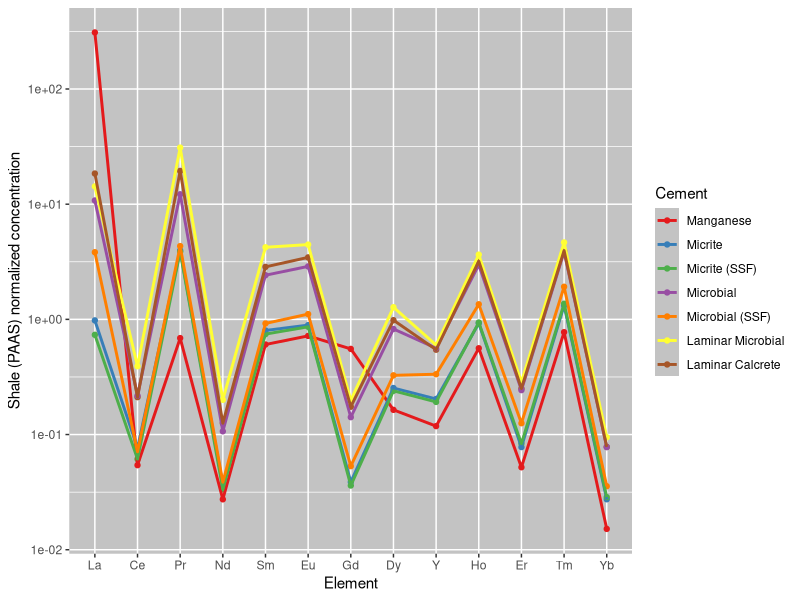
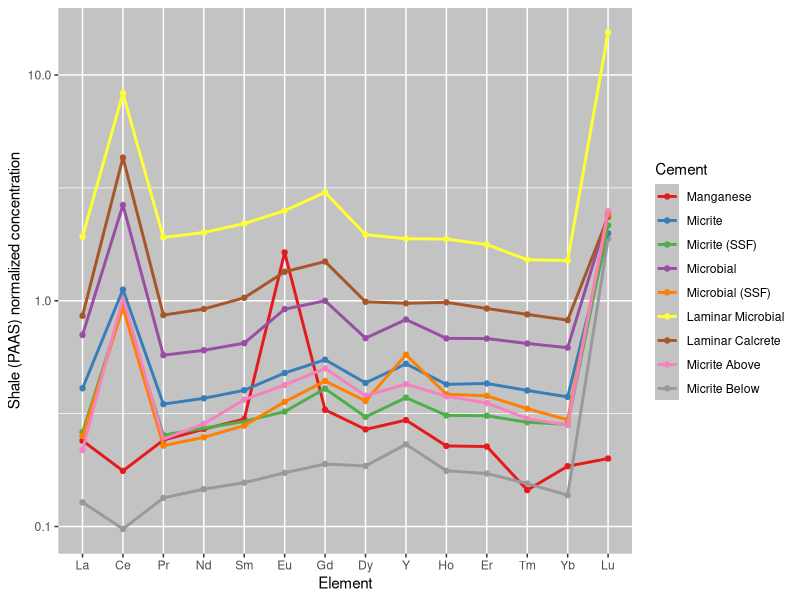
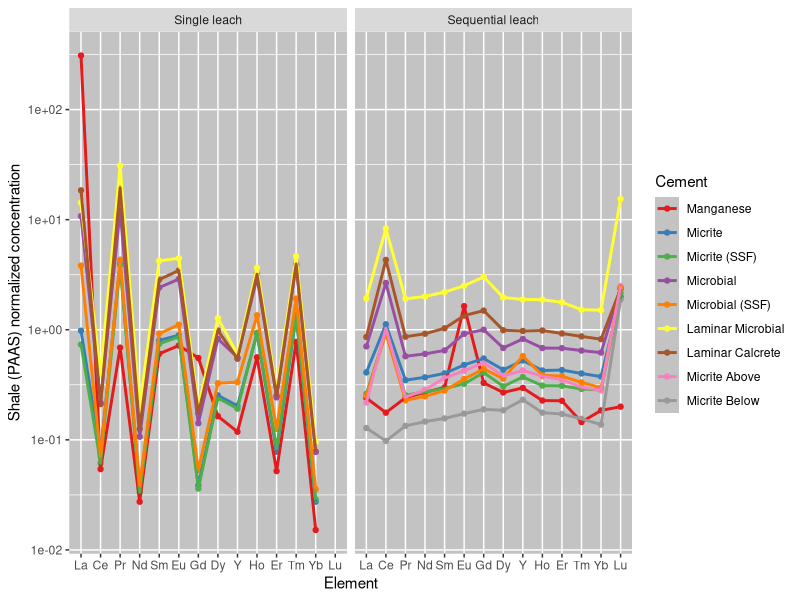
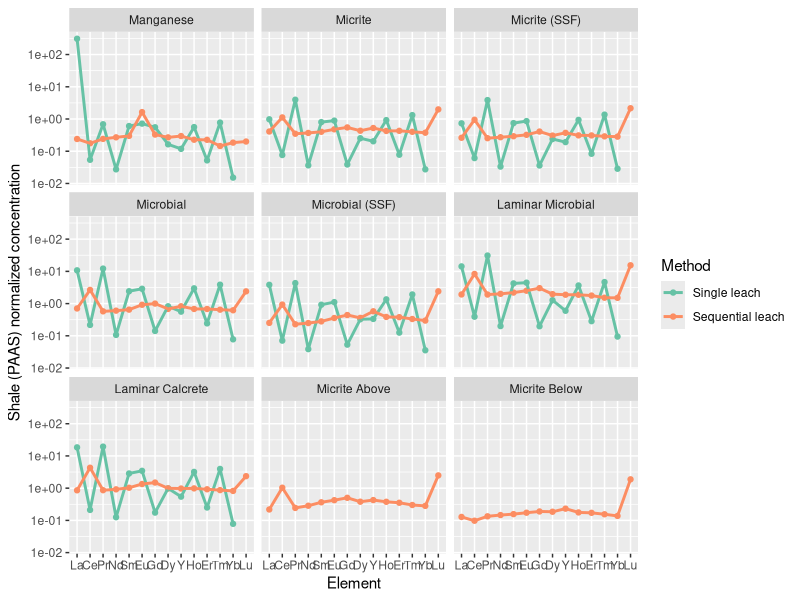
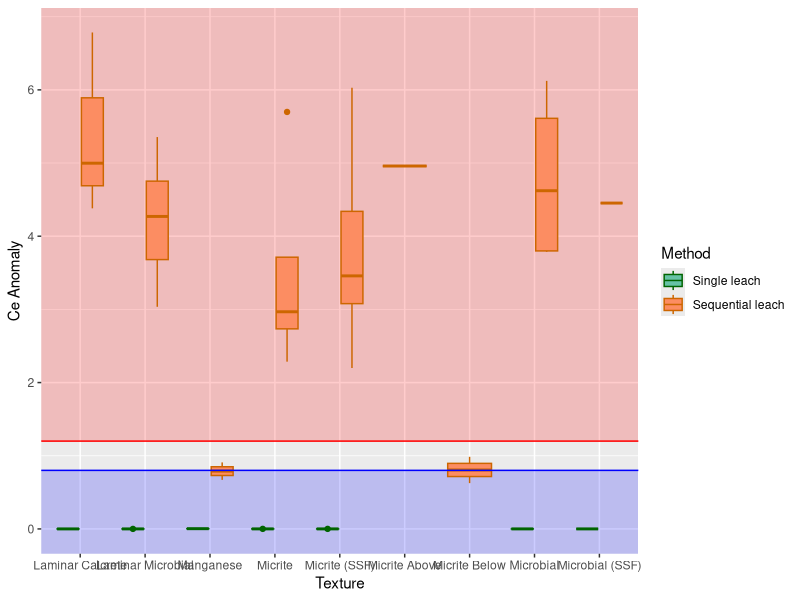
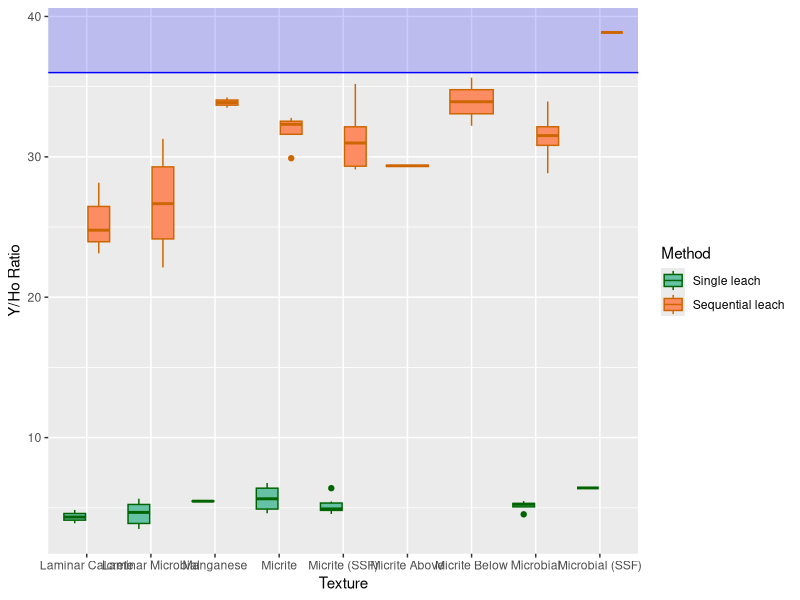
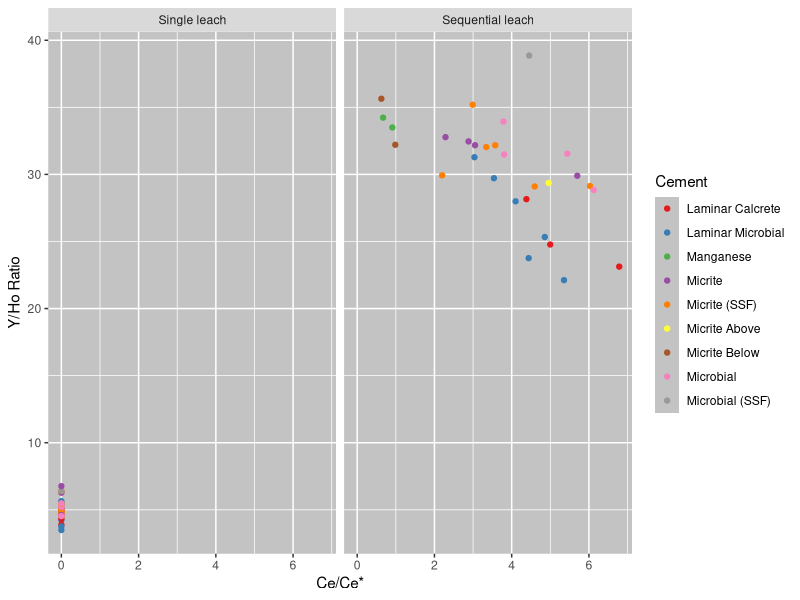
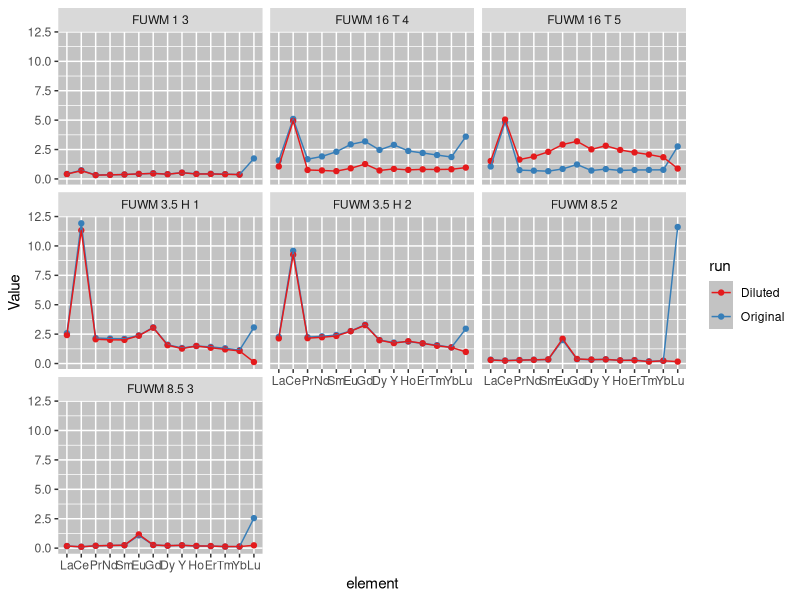

The R script that drew these images, in order:
## ---- chunk 1
knitr::opts_chunk$set(echo = TRUE)
library(tidyverse) #for working with data
library(readxl) #for importing excel sheets
## ---- chunk 2
orig_data <- read_xlsx("ree_data_r.xlsx", 1) #data from single leach
rerun_data <- read_xlsx("jan2024 data.xlsx",4) #data for sequential leach
dil_data <- read_xlsx("jan2024 data DILUTED.xlsx",4) #data for diluted seq leach rerun
cement_data <- read_excel("ree_data_r.xlsx", 2) #cement type data for all samples
## ---- chunk 3
#rename columns to just element
orig_data <- orig_data %>%
  rename(Sample = 1, Na = 2, Mg  = 3, K = 4, Ca = 5, V = 6, Cr = 7, Fe = 8, Mn = 9, Cu = 10, Zn = 11, Rb = 12, Sr = 13, Y = 14, Mo = 15, Ba = 16, La = 17, Ce = 18, Pr = 19, Nd = 20, Sm = 21, Eu = 22, Gd = 23, Dy = 24, Ho = 25, Er = 26, Tm = 27, Yb = 28, Lu = 29, Pb = 30, U = 31)

rerun_data <- rerun_data[-1,] %>% #removes first line with no values
  rename(Sample = 1, Na = 2, Mg  = 3, K = 4, Ca = 5, V = 6, Cr = 7, Fe = 8, Mn = 9, Cu = 10, Zn = 11, Rb = 12, Sr = 13, Y = 14, Mo = 15, Ba = 16, La = 17, Ce = 18, Pr = 19, Nd = 20, Sm = 21, Eu = 22, Gd = 23, Dy = 24, Ho = 25, Er = 26, Tm = 27, Yb = 28, Lu = 29, Pb = 30, U = 31)

dil_data <- dil_data[-1,] %>% #removes first line with no values
  rename(Sample = 1, Na = 2, Mg  = 3, K = 4, Ca = 5, V = 6, Cr = 7, Fe = 8, Mn = 9, Cu = 10, Zn = 11, Rb = 12, Sr = 13, Y = 14, Mo = 15, Ba = 16, La = 17, Ce = 18, Pr = 19, Nd = 20, Sm = 21, Eu = 22, Gd = 23, Dy = 24, Ho = 25, Er = 26, Tm = 27, Yb = 28, Lu = 29, Pb = 30, U = 31)

all_rerun <- bind_rows(rerun_data, dil_data) %>% #combine both seq leach datasets
  mutate_at(2:31, as.numeric) #convert data from character to numeric
## ---- chunk 4
replic_label <- function(data) {
  data %>%
  mutate(Sample_group = case_when( #add new column for grouping replicates by sample name
   str_detect(Sample, " 1 3") == TRUE ~ "FUWM 1 3",
   str_detect(Sample, " 3.5 H 1") == TRUE ~ "FUWM 3.5 H 1",
   str_detect(Sample, " 3.5 H 2") == TRUE ~ "FUWM 3.5 H 2",
   str_detect(Sample, " 8.5 2") == TRUE ~ "FUWM 8.5 2",
   str_detect(Sample, " 8.5 3") == TRUE ~ "FUWM 8.5 3",
   str_detect(Sample, " 16 T 4") == TRUE ~ "FUWM 16 T 4",
   str_detect(Sample, " 16 T 5") == TRUE ~ "FUWM 16 T 5",
   .default = NA
  )) %>%
  mutate(run = case_when(str_detect(Sample, "dil") == TRUE ~ "Diluted", .default = "Original")) #add new column to label diluted replicates and original replicates
}
## ---- chunk 5
dil_remove <- function(data) {
  data %>%
    filter(is.na(Sample_group) | run == "Diluted") #keeps rows that are either from single leach or the diluted sequential run
}
## ---- chunk 6
attach(orig_data)
orig_normalize <- orig_data %>%
  select("Sample", "La", "Ce", "Pr", "Nd", "Sm", "Eu", "Gd", "Dy", "Y", "Ho", "Er", "Tm", "Yb", "Lu") %>% #filter out non REY elements
  mutate(La = La/44.56, Ce = Ce/88.25, Pr = Pr/10.15, Nd = Nd/37.32, Sm = Sm/6.884, Eu = Eu/1.215, Gd = Gd/6.043, Dy = Dy/5.325, Y = Y/27.31, Ho = Ho/1.052, Er = Er/3.075, Tm = Tm/0.4510, Yb = Yb/3.012, Lu = Lu/0.4386) %>% #normalize values using PAAS data from Pourmand et al. 2012
    select("Sample", "La", "Ce", "Pr", "Nd", "Sm", "Eu", "Gd", "Dy", "Y", "Ho", "Er", "Tm", "Yb", "Lu") %>% #filter out non normalized values
  left_join(cement_data, by = c("Sample" = "Sample")) %>% #attach cement to each observation 
mutate(Lu = NA) #Lu was not detected, change 0 to NA 


orig_normal <- data.frame(t(orig_normalize[2:15]))#transpose and remove first row containing sample names and cement row
colnames(orig_normal) <- orig_data$Sample #rename column names with sample names
orig_normal <- tibble::rownames_to_column(orig_normal, "element") %>%
  mutate(element = fct_inorder(element)) %>% #order elements
  pivot_longer(-element, names_to = "Sample", values_to = "Value") %>% #pivot data to have each element value as observation
  left_join(cement_data, by = c("Sample" = "Sample")) #attach cement to each observation
## ---- chunk 7
attach(all_rerun)
normalize <- all_rerun %>%
  select("Sample", "La", "Ce", "Pr", "Nd", "Sm", "Eu", "Gd", "Dy", "Y", "Ho", "Er", "Tm", "Yb", "Lu") %>% #filter out non REY elements
  mutate(La = La/44.56, Ce = Ce/88.25, Pr = Pr/10.15, Nd = Nd/37.32, Sm = Sm/6.884, Eu = Eu/1.215, Gd = Gd/6.043, Dy = Dy/5.325, Y = Y/27.31, Ho = Ho/1.052, Er = Er/3.075, Tm = Tm/0.4510, Yb = Yb/3.012, Lu = Lu/0.4386) %>% #normalize values using PAAS data from Pourmand et al. 2012
    select("Sample", "La", "Ce", "Pr", "Nd", "Sm", "Eu", "Gd", "Dy", "Y", "Ho", "Er", "Tm", "Yb", "Lu") %>% #filter out non normalized values
  left_join(cement_data, by = c("Sample" = "Sample")) %>% #attach cement to each observation
  replic_label()

normal <- data.frame(t(normalize[2:15]))#transpose and remove first row containing sample names and cement row
colnames(normal) <- all_rerun$Sample #rename column names with sample names
normal <- tibble::rownames_to_column(normal, "element") %>%
  mutate(element = fct_inorder(element)) %>% #order elements
  pivot_longer(-element, names_to = "Sample", values_to = "Value") %>% #pivot data to have each element value as observation
  left_join(cement_data, by = c("Sample" = "Sample"))  %>%
#attach cement to each observation 
  replic_label()
## ---- chunk 8
#calculate anomalies, formulas from Tostevin et al. 2016
orig_anomaly <- orig_normalize %>%
  mutate(
    Ce_anomaly = Ce/(Pr^2/Nd),
    Y_Ho_ratio = orig_data$Y/orig_data$Ho,
    Eu_anomaly = (2*Eu)/(Sm  + Gd),
    BSI = (2*(Sm + Gd + Dy)/3)/((La +Pr + Nd)/3+(Ho + Er +Tm +Yb +Lu)/5))

#generate summary statistics
orig_anomaly_summ <- orig_anomaly %>%
  group_by(Cement) %>%
  summarise(
    Ce_mean = mean(Ce_anomaly),
    Ce_sd = sd(Ce_anomaly),
    Ce_max = max(Ce_anomaly),
    Ce_min = min(Ce_anomaly),
    YH_mean = mean(Y_Ho_ratio),
    YH_sd = sd(Y_Ho_ratio),
    YH_max = max(Y_Ho_ratio),
    YH_min = min(Y_Ho_ratio),
    Eu_mean = mean(Eu_anomaly),
    Eu_sd = sd(Eu_anomaly),
    Eu_max = max(Eu_anomaly),
    Eu_min = min(Eu_anomaly),
    BSI_mean = mean(BSI),
    BSI_sd = sd(BSI),
    BSI_max = max(BSI),
    BSI_min = min(BSI)
  )
## ---- chunk 9
#calculate anomalies, formulas from Tostevin et al. 2016
anomaly <- normalize %>%
  mutate(
    Ce_anomaly = Ce/(Pr^2/Nd),
    Y_Ho_ratio = all_rerun$Y/all_rerun$Ho,
    Eu_anomaly = (2*Eu)/(Sm  + Gd),
    BSI = (2*(Sm + Gd + Dy)/3)/((La +Pr + Nd)/3+(Ho + Er +Tm +Yb +Lu)/5)) %>%
  dil_remove()

#generate summary statistics
anomaly_summ <- anomaly %>%
  group_by(Cement) %>%
  summarise(
    Ce_mean = mean(Ce_anomaly),
    Ce_sd = sd(Ce_anomaly),
    Ce_max = max(Ce_anomaly),
    Ce_min = min(Ce_anomaly),
    YH_mean = mean(Y_Ho_ratio),
    YH_sd = sd(Y_Ho_ratio),
    YH_max = max(Y_Ho_ratio),
    YH_min = min(Y_Ho_ratio),
    Eu_mean = mean(Eu_anomaly),
    Eu_sd = sd(Eu_anomaly),
    Eu_max = max(Eu_anomaly),
    Eu_min = min(Eu_anomaly),
    BSI_mean = mean(BSI),
    BSI_sd = sd(BSI),
    BSI_max = max(BSI),
    BSI_min = min(BSI)
  )
## ---- chunk 10
orig_cement_avg <- orig_normal %>%
  group_by(Cement, element) %>%
  summarise(
    n = n(),
    avg = mean(Value, na.rm = TRUE),
    sd = sd(Value)
  )
orig_cement_avg$Cement <- factor(orig_cement_avg$Cement, levels = c("Spar", "Microspar", "Manganese", "Micrite", "Micrite (SSF)", "Micrite (spicule)", "Microbial", "Microbial (SSF)", "Laminar Microbial", "Laminar Microbial (Strom)", "Laminar Microbial (sponge)", "Laminar Calcrete"))
## ---- chunk 11
cement_avg <- normal %>%
  dil_remove() %>%
  group_by(Cement, element) %>%
  summarise(
    n = n(),
    avg = mean(Value, na.rm = TRUE),
    sd = sd(Value)
  )
cement_avg$Cement <- factor(cement_avg$Cement, levels = c("Spar", "Microspar", "Manganese", "Micrite", "Micrite (SSF)", "Micrite (spicule)", "Microbial", "Microbial (SSF)", "Laminar Microbial", "Laminar Microbial (Strom)", "Laminar Microbial (sponge)", "Laminar Calcrete", "Micrite Above", "Micrite Below"))
## ---- chunk 12
combo_data <- cement_avg %>%
  mutate(method = "Sequential leach") #%>%
#  mutate_at(2:31, as.numeric)
combo_data <- orig_cement_avg %>%
  mutate(method = "Single leach") %>%
  #mutate_at(2:31, as.numeric) %>%
  bind_rows(combo_data) %>%
  mutate(method = factor(method, levels = c("Single leach", "Sequential leach")))
## ---- chunk 13
combo_anomaly <- anomaly %>%
  mutate(method = "Sequential leach")
combo_anomaly <- orig_anomaly %>%
  mutate(method = "Single leach") %>%
  bind_rows(combo_anomaly) %>%
  mutate(method = factor(method, levels = c("Single leach", "Sequential leach")))
## ---- chunk 14
orig_cement_avg %>% filter(element != "Lu") %>% #filter out Lu due to conc. lower than detection limit
ggplot(aes(x = element, y = avg, color = Cement)) + 
  geom_point() +
  geom_line(aes(group = Cement), size = 1) +
  scale_y_log10() +
  scale_color_brewer(palette = "Set1") +
  theme(
   panel.background = element_rect(fill = "#C3C3C3"),
    legend.key = element_rect(fill = "#C3C3C3")
    ) +
  xlab("Element") +
  ylab("Shale (PAAS) normalized concentration")
## ---- chunk 15
ggplot(cement_avg, aes(x = element, y = avg, color = Cement)) + 
  geom_point() +
  geom_line(aes(group = Cement), size = 1) +
  scale_y_log10() +
  scale_color_brewer(palette = "Set1") +
  theme(
   panel.background = element_rect(fill = "#C3C3C3"),
    legend.key = element_rect(fill = "#C3C3C3")
    ) +
  xlab("Element") +
  ylab("Shale (PAAS) normalized concentration")
## ---- chunk 16
ggplot(combo_data, aes(x = element, y = avg, color = Cement)) +
  geom_point() +
  geom_line(aes(group = Cement), size = 1) +
  scale_y_log10() +
  facet_wrap(vars(method)) +
  scale_color_brewer(name = "Cement", palette = "Set1") +
  theme(
   panel.background = element_rect(fill = "#C3C3C3"),
    legend.key = element_rect(fill = "#C3C3C3")
    ) +
  xlab("Element") +
  ylab("Shale (PAAS) normalized concentration")
## ---- chunk 17
ggplot(combo_data, aes(x = element, y = avg, color = method)) +
  geom_point() +
  geom_line(aes(group = method), size = 1) +
  scale_y_log10() +
  facet_wrap(vars(Cement)) +
  scale_color_brewer(name = "Method", palette = "Set2") +
  xlab("Element") +
  ylab("Shale (PAAS) normalized concentration")
## ---- chunk 18
ggplot(data = combo_anomaly, aes(x = Cement, y = Ce_anomaly, fill = method, color = method)) +
  annotate("rect", xmin= -Inf, xmax= Inf, ymin= 1.2 , ymax= Inf, alpha=0.2, fill="red") +
  annotate("rect", xmin = -Inf, xmax = Inf, ymin = -Inf, ymax = 0.8, alpha = 0.2, fill = "blue") +
  geom_boxplot() +
  scale_color_manual(name = "Method", values = c("darkgreen", "darkorange3")) +
  scale_fill_brewer(name = "Method", palette = "Set2") +
  geom_hline(yintercept = 0.8, color = "blue") +
  geom_hline(yintercept = 1.2, color = "red") +
  xlab("Texture") +
  ylab("Ce Anomaly")
  
## ---- chunk 19
ggplot(data = combo_anomaly, aes(x = Cement, y = Y_Ho_ratio, fill = method, color = method)) +
  annotate("rect", xmin = -Inf, xmax = Inf, ymin = 36, ymax = Inf, alpha = 0.2, fill = "blue") +
  geom_boxplot() +
  scale_color_manual(name = "Method", values = c("darkgreen", "darkorange3")) +
  scale_fill_brewer(name = "Method", palette = "Set2") +
  geom_hline(yintercept = 36, color = "blue") +
  xlab("Texture") +
  ylab("Y/Ho Ratio")
  
## ---- chunk 20
dil_remove(combo_anomaly) %>%
ggplot(aes(x = Ce_anomaly, y = Y_Ho_ratio, color = Cement)) +
  geom_point() +
  facet_wrap(vars(method)) +
  theme(
   panel.background = element_rect(fill = "#C3C3C3"),
    legend.key = element_rect(fill = "#C3C3C3")
    ) +
  scale_color_brewer(palette = "Set1") +
  xlab("Ce/Ce*") +
  ylab("Y/Ho Ratio")

## ---- chunk 21
normal %>%
  drop_na(Sample_group) %>%
ggplot(aes(x = element, y = Value, color = run)) +
  geom_point() +
  geom_line(aes(group = Sample)) +
  facet_wrap(vars(Sample_group)) +
  scale_color_brewer(palette = "Set1")+
  theme(
   panel.background = element_rect(fill = "#C3C3C3"),
    legend.key = element_rect(fill = "#C3C3C3")
    )
## ---- chunk 22
ce_aov <- aov(data = dil_remove(combo_anomaly), Ce_anomaly ~ method)
summary(ce_aov)
## ---- chunk 23
ce_aov <- aov(data = dil_remove(combo_anomaly), Ce_anomaly ~ Cement) #ANOVA
summary(ce_aov)

tukey <- TukeyHSD(ce_aov)
tukey_results <- as.data.frame(tukey[1]) %>%
  select(Cement.p.adj)
